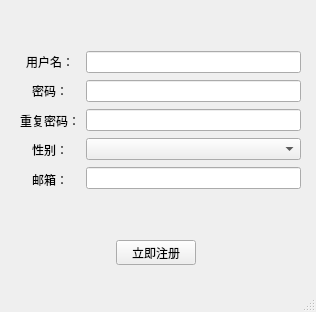
<?xml version="1.0" encoding="UTF-8"?>
<ui version="4.0">
 <class>RegWindow</class>
 <widget class="QMainWindow" name="RegWindow">
  <property name="geometry">
   <rect>
    <x>0</x>
    <y>0</y>
    <width>316</width>
    <height>312</height>
   </rect>
  </property>
  <property name="windowTitle">
   <string>用户注册</string>
  </property>
  <property name="windowIcon">
   <iconset resource="Image.qrc">
    <normaloff>:/image/logo.ico</normaloff>:/image/logo.ico</iconset>
  </property>
  <widget class="QWidget" name="centralwidget">
   <widget class="QWidget" name="">
    <property name="geometry">
     <rect>
      <x>20</x>
      <y>50</y>
      <width>281</width>
      <height>141</height>
     </rect>
    </property>
    <layout class="QHBoxLayout" name="horizontalLayout">
     <item>
      <layout class="QVBoxLayout" name="verticalLayout_2">
       <item>
        <widget class="QLabel" name="label">
         <property name="text">
          <string>用户名：</string>
         </property>
         <property name="alignment">
          <set>Qt::AlignCenter</set>
         </property>
        </widget>
       </item>
       <item>
        <widget class="QLabel" name="label_2">
         <property name="text">
          <string>密码：</string>
         </property>
         <property name="alignment">
          <set>Qt::AlignCenter</set>
         </property>
        </widget>
       </item>
       <item>
        <widget class="QLabel" name="label_3">
         <property name="text">
          <string>重复密码：</string>
         </property>
         <property name="alignment">
          <set>Qt::AlignCenter</set>
         </property>
        </widget>
       </item>
       <item>
        <widget class="QLabel" name="label_4">
         <property name="text">
          <string>性别：</string>
         </property>
         <property name="alignment">
          <set>Qt::AlignCenter</set>
         </property>
        </widget>
       </item>
       <item>
        <widget class="QLabel" name="label_5">
         <property name="text">
          <string>邮箱：</string>
         </property>
         <property name="alignment">
          <set>Qt::AlignCenter</set>
         </property>
        </widget>
       </item>
      </layout>
     </item>
     <item>
      <layout class="QVBoxLayout" name="verticalLayout">
       <item>
        <widget class="QLineEdit" name="userLineEdit"/>
       </item>
       <item>
        <widget class="QLineEdit" name="pwdLineEdit">
         <property name="echoMode">
          <enum>QLineEdit::Password</enum>
         </property>
        </widget>
       </item>
       <item>
        <widget class="QLineEdit" name="pwdpwdLineEdit">
         <property name="echoMode">
          <enum>QLineEdit::Password</enum>
         </property>
        </widget>
       </item>
       <item>
        <widget class="QComboBox" name="sexcCmboBox"/>
       </item>
       <item>
        <widget class="QLineEdit" name="emailLineEdit"/>
       </item>
      </layout>
     </item>
    </layout>
   </widget>
   <widget class="QWidget" name="">
    <property name="geometry">
     <rect>
      <x>0</x>
      <y>240</y>
      <width>311</width>
      <height>25</height>
     </rect>
    </property>
    <layout class="QHBoxLayout" name="horizontalLayout_2">
     <item>
      <spacer name="horizontalSpacer">
       <property name="orientation">
        <enum>Qt::Horizontal</enum>
       </property>
       <property name="sizeHint" stdset="0">
        <size>
         <width>40</width>
         <height>20</height>
        </size>
       </property>
      </spacer>
     </item>
     <item>
      <widget class="QPushButton" name="regPushButton">
       <property name="text">
        <string>立即注册</string>
       </property>
      </widget>
     </item>
     <item>
      <spacer name="horizontalSpacer_2">
       <property name="orientation">
        <enum>Qt::Horizontal</enum>
       </property>
       <property name="sizeHint" stdset="0">
        <size>
         <width>40</width>
         <height>20</height>
        </size>
       </property>
      </spacer>
     </item>
    </layout>
   </widget>
  </widget>
  <widget class="QMenuBar" name="menubar">
   <property name="geometry">
    <rect>
     <x>0</x>
     <y>0</y>
     <width>316</width>
     <height>23</height>
    </rect>
   </property>
  </widget>
  <widget class="QStatusBar" name="statusbar"/>
 </widget>
 <resources>
  <include location="Image.qrc"/>
 </resources>
 <connections/>
</ui>
